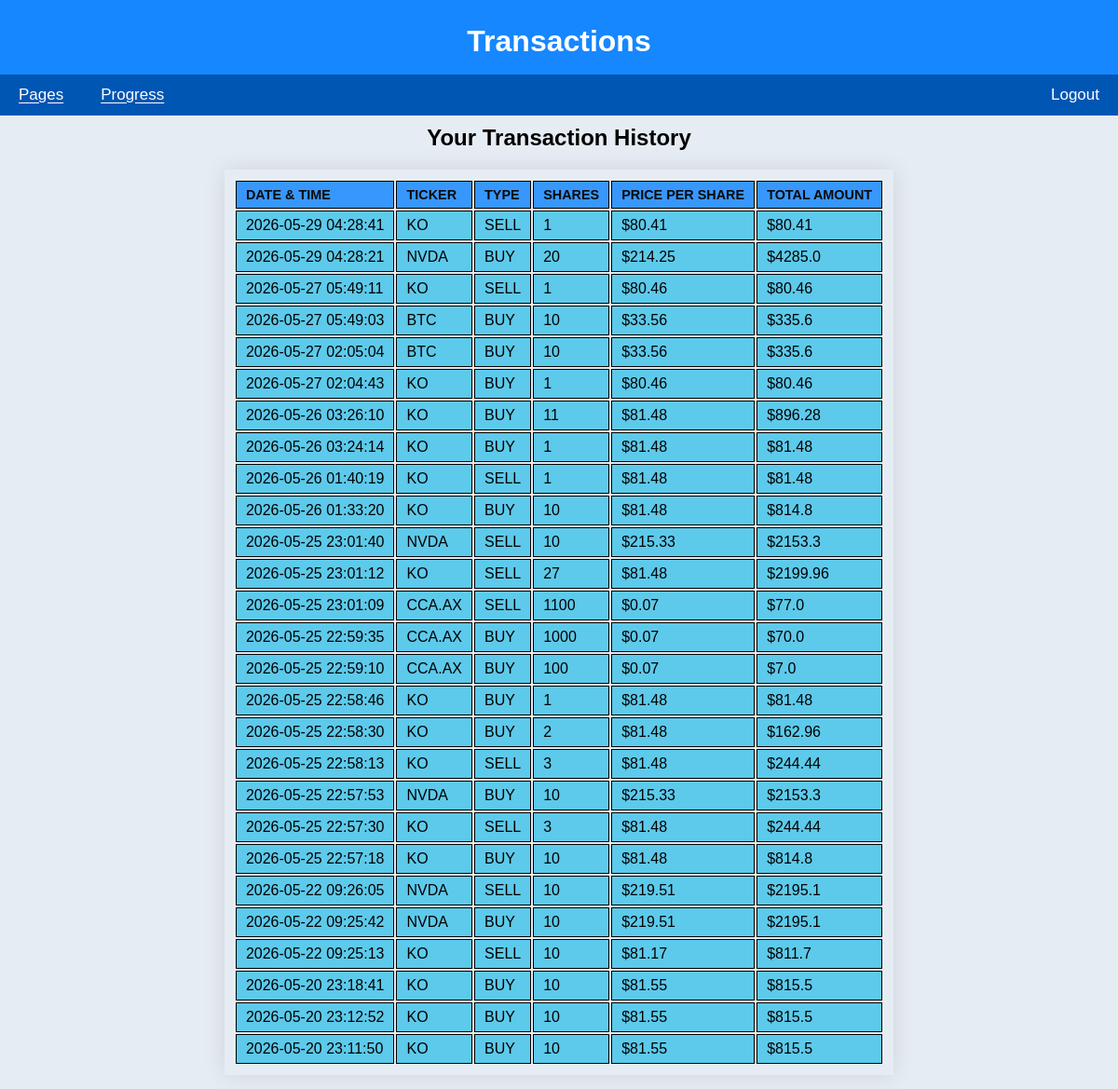
The page /transactions (signed in) on the database its author committed.
### tables this page shows
CREATE TABLE Transactions (
    id INTEGER PRIMARY KEY AUTOINCREMENT,
    user_id INTEGER NOT NULL,
    ticker TEXT NOT NULL,
    transaction_type TEXT CHECK(transaction_type IN ('BUY', 'SELL')),
    shares INTEGER NOT NULL,
    price_per_share REAL NOT NULL,
    total_amount REAL NOT NULL,
    timestamp TIMESTAMP DEFAULT CURRENT_TIMESTAMP,
    FOREIGN KEY (user_id) REFERENCES Users(id) ON DELETE CASCADE
);

### app.py (the view)
@app.route('/transactions')
@login_required
def transactions():
    try:
        with get_db_connection() as conn:
            cursor = conn.cursor()
            cursor.execute("""
                           SELECT t.id,
                                  t.ticker,
                                  t.transaction_type,
                                  t.shares,
                                  t.price_per_share,
                                  t.total_amount,
                                  t.timestamp,
                                  t.user_id
                           FROM Transactions t
                           WHERE t.user_id = ?
                           ORDER BY t.timestamp DESC
                           """, (current_user.id,))
            transactions = cursor.fetchall()
        return render_template('transactions.html',
                               transactions=transactions,
                               username=current_user.username)
    except Exception as e:
        print(f"Transactions error: {e}")
        flash('Error loading transaction history.', 'error')
        return redirect(url_for('dashboard'))

### app.py (called while the page is built)
@login_manager.user_loader
def load_user(user_id):
    try:
        with get_db_connection() as conn:
            cursor = conn.cursor()
            cursor.execute(
                'SELECT id, username FROM users WHERE id = ?',
                (user_id,)
            )
            user = cursor.fetchone()  # get the first record from query result
        if user:
            return User(id=user['id'], username=user['username'])
        return None
    except Exception as e:
        print(f"Error loading user {user_id}: {e}")  # Replace with proper logging later
        return None

@contextmanager
def get_db_connection():
    conn = sqlite3.connect('database.db')
    conn.row_factory = sqlite3.Row  # Allows accessing columns by name
    try:
        yield conn  # keep connection open while actively accessing db
    finally:  # when finished
        conn.close()

### templates/transactions.html (shortened to what this page needs)
{% extends 'base.html' %}
{% block heading %}Transactions{% endblock %}
{% block content %}
<h2 class="transactions">Your Transaction History</h2>
{% if transactions %}
    <thead class="table-light">
        <table>
        <tr>
            <th>Date & Time</th>
            <th>Ticker</th>
            <th>Type</th>
            <th class="text-end">Shares</th>
            <th class="text-end">Price per Share</th>
            <th class="text-end">Total Amount</th>
            </tr>
</thead>
<tbody>
    {% for tx in transactions %}
    <tr>
        <td>{{ tx.timestamp }}</td>
        <td>{{ tx.ticker }}</td>
        <td>{{ tx.transaction_type }}</td>
        <td class="text-end">{{ tx.shares }}</td>
        <td class="text-end"> ${{ tx.price_per_share | round(2) }}</td>
        <td class="text-end"> ${{ tx.total_amount | round(2) }}
        </td>
    </tr>
    {% endfor %}
</tbody>
{% endif%}
{% endblock %}

### templates/base.html (shortened to what this page needs)
<!DOCTYPE html>
<html lang="en">
<head>
    <link rel="stylesheet" href="{{ url_for('static', filename='styles.css') }}">
</head>
<body>
    <header>
        <h1>{% block heading %}Smart Stocks{% endblock %}</h1>
    </header>
    <navbar>
        {% if not current_user.is_authenticated %}
            <a href="{{ url_for('register') }}">Register</a>
            <a href="{{ url_for('login') }}">Login</a>
        {% else %}
        <div class="nav-left">
            <div class="dropdown">
                <a href="{{ url_for('dashboard') }}" class="dropbtn">Pages</a>
            </div>
            <div class="dropdown">
                <a href="#" class="dropbtn">Progress</a>
            </div>
        </div>
        <a href="{{ url_for('logoff') }}">Logout</a>
        {% endif %}
    </navbar>
    <content>
        {% block content %}
        {% endblock %}
    </content>
</body>
</html>

### static/styles.css (style rules this page uses)
body { font-family: Arial, sans-serif; margin: 10px; padding: 0; background-color: #e6ecf3; color:black; }
header { background-color: #1787ff; color: white; margin: -10px; padding: 5px 15px; text-align: center; }
.dropdown { position: relative; display: inline-block; color: white; text-decoration: underline; text-underline-offset: 2.5px; }
navbar { background-color: #0056b3; width: 100%; margin: -10px; padding: 0 10px; display: flex; justify-content: space-between; align-items: center; overflow: visible; }
navbar a { color: white; font-size: 17px; text-decoration: none; display: flex; padding: 12px 10px; align-items: center; border-radius: 0; }
.nav-left { display: flex; gap: 20px; align-items: center; }
h1 { text-align: center; }
h2.transactions { text-align: center; }
td, th { vertical-align: top; }
td { vertical-align: top; background-color: #5dcaeb; }
table { max-width: 1500px; margin: 15px auto; padding: 10px; border-radius: 1px; box-shadow: 0 0 25px rgba(0,0,0, 0.1); align-content: center; }
table th, table td, table tr { border: 1.5px solid #000000; padding: 6px 10px; text-align: left; }
table th { background-color: #3897fc; color: #0a0a0a; font-weight: bold; text-transform: uppercase; font-size: 0.9em; }

### rows shown on the page
Transactions: timestamp "2026-05-29 04:28:41", ticker "KO", transaction_type "SELL", shares "1", price_per_share "80.41", total_amount "80.41"
Transactions: timestamp "2026-05-29 04:28:21", ticker "NVDA", transaction_type "BUY", shares "20", price_per_share "214.25", total_amount "4285.0"
Transactions: timestamp "2026-05-27 05:49:11", ticker "KO", transaction_type "SELL", shares "1", price_per_share "80.46", total_amount "80.46"
Transactions: timestamp "2026-05-27 05:49:03", ticker "BTC", transaction_type "BUY", shares "10", price_per_share "33.56", total_amount "335.6"
Transactions: timestamp "2026-05-27 02:05:04", ticker "BTC", transaction_type "BUY", shares "10", price_per_share "33.56", total_amount "335.6"
Transactions: timestamp "2026-05-27 02:04:43", ticker "KO", transaction_type "BUY", shares "1", price_per_share "80.46", total_amount "80.46"
Transactions: timestamp "2026-05-26 03:26:10", ticker "KO", transaction_type "BUY", shares "11", price_per_share "81.48", total_amount "896.28"
Transactions: timestamp "2026-05-26 03:24:14", ticker "KO", transaction_type "BUY", shares "1", price_per_share "81.48", total_amount "81.48"
Transactions: timestamp "2026-05-26 01:40:19", ticker "KO", transaction_type "SELL", shares "1", price_per_share "81.48", total_amount "81.48"
Transactions: timestamp "2026-05-26 01:33:20", ticker "KO", transaction_type "BUY", shares "10", price_per_share "81.48", total_amount "814.8"
Transactions: timestamp "2026-05-25 23:01:40", ticker "NVDA", transaction_type "SELL", shares "10", price_per_share "215.33", total_amount "2153.3"
Transactions: timestamp "2026-05-25 23:01:12", ticker "KO", transaction_type "SELL", shares "27", price_per_share "81.48", total_amount "2199.96"
Transactions: timestamp "2026-05-25 23:01:09", ticker "CCA.AX", transaction_type "SELL", shares "1100", price_per_share "0.07", total_amount "77.0"
Transactions: timestamp "2026-05-25 22:59:35", ticker "CCA.AX", transaction_type "BUY", shares "1000", price_per_share "0.07", total_amount "70.0"
Transactions: timestamp "2026-05-25 22:59:10", ticker "CCA.AX", transaction_type "BUY", shares "100", price_per_share "0.07", total_amount "7.0"
Transactions: timestamp "2026-05-25 22:58:46", ticker "KO", transaction_type "BUY", shares "1", price_per_share "81.48", total_amount "81.48"
Transactions: timestamp "2026-05-25 22:58:30", ticker "KO", transaction_type "BUY", shares "2", price_per_share "81.48", total_amount "162.96"
Transactions: timestamp "2026-05-25 22:58:13", ticker "KO", transaction_type "SELL", shares "3", price_per_share "81.48", total_amount "244.44"
Transactions: timestamp "2026-05-25 22:57:53", ticker "NVDA", transaction_type "BUY", shares "10", price_per_share "215.33", total_amount "2153.3"
Transactions: timestamp "2026-05-25 22:57:30", ticker "KO", transaction_type "SELL", shares "3", price_per_share "81.48", total_amount "244.44"
Transactions: timestamp "2026-05-25 22:57:18", ticker "KO", transaction_type "BUY", shares "10", price_per_share "81.48", total_amount "814.8"
Transactions: timestamp "2026-05-22 09:26:05", ticker "NVDA", transaction_type "SELL", shares "10", price_per_share "219.51", total_amount "2195.1"
Transactions: timestamp "2026-05-22 09:25:42", ticker "NVDA", transaction_type "BUY", shares "10", price_per_share "219.51", total_amount "2195.1"
Transactions: timestamp "2026-05-22 09:25:13", ticker "KO", transaction_type "SELL", shares "10", price_per_share "81.17", total_amount "811.7"
Transactions: timestamp "2026-05-20 23:18:41", ticker "KO", transaction_type "BUY", shares "10", price_per_share "81.55", total_amount "815.5"
Transactions: timestamp "2026-05-20 23:12:52", ticker "KO", transaction_type "BUY", shares "10", price_per_share "81.55", total_amount "815.5"
Transactions: timestamp "2026-05-20 23:11:50", ticker "KO", transaction_type "BUY", shares "10", price_per_share "81.55", total_amount "815.5"
